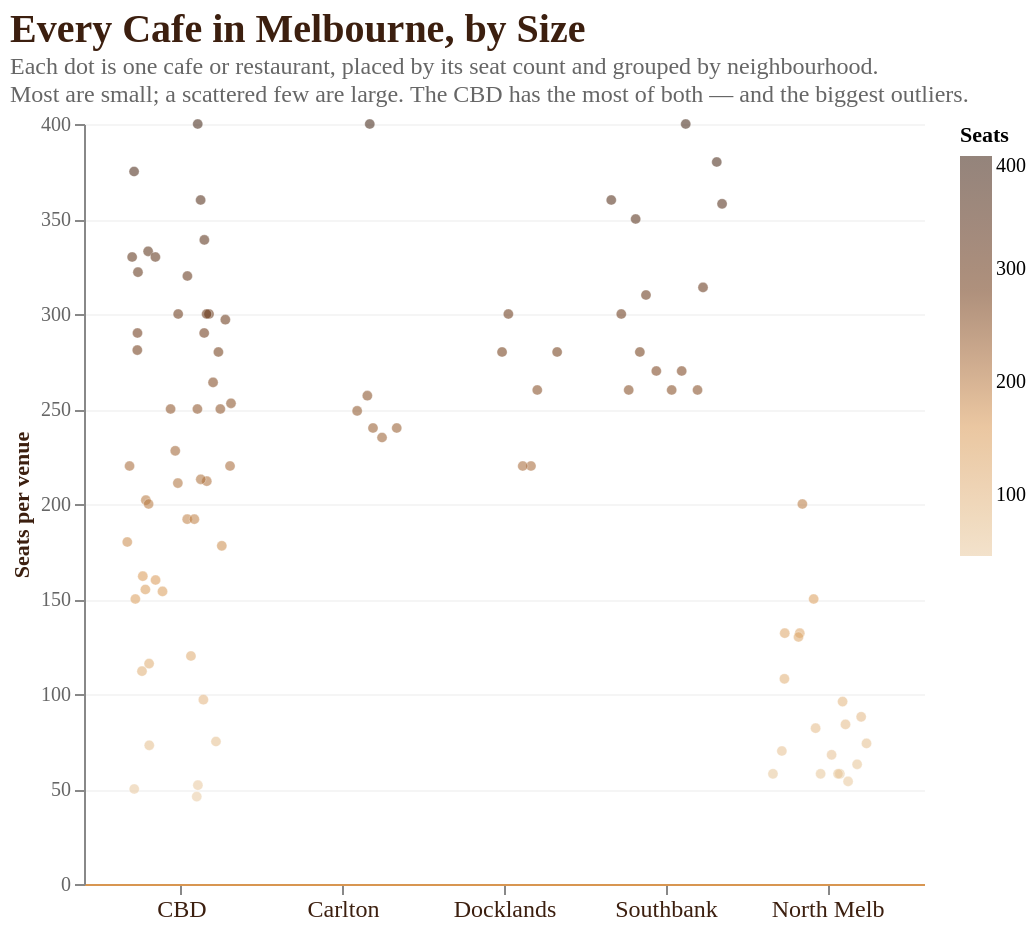

Source (Vega-Lite JSON):
### Vega-Lite specification from a JSON file in a GitHub repository (floating-point values rounded to 4 significant figures)
{"$schema": "https://vega.github.io/schema/vega-lite/v5.json", "title": {"text": "Every Cafe in Melbourne, by Size", "subtitle": ["Each dot is one cafe or restaurant, placed by its seat count and grouped by neighbourhood.", "Most are small; a scattered few are large. The CBD has the most of both — and the biggest outliers."], "anchor": "start", "fontSize": 20, "subtitleFontSize": 12, "subtitleColor": "#666", "color": "#3C1F0F", "font": "Georgia, Times New Roman, serif", "subtitleFont": "Georgia, Times New Roman, serif"}, "width": 420, "height": 380, "data": {"values": [{"name": "Noulboo Korean chicken & pork", "area": "Melbourne (CBD)", "seats": 46, "xband": 0, "jx": 0.098}, {"name": "The Fresh Collective", "area": "Melbourne (CBD)", "seats": 180, "xband": 0, "jx": -0.332}, {"name": "Taxi Kitchen", "area": "Melbourne (CBD)", "seats": 160, "xband": 0, "jx": -0.157}, {"name": "State Of Grace", "area": "Melbourne (CBD)", "seats": 297, "xband": 0, "jx": 0.275}, {"name": "Stubby Cafe Bar & Restaurant", "area": "Melbourne (CBD)", "seats": 50, "xband": 0, "jx": -0.289}, {"name": "Williams Bar & Café", "area": "Melbourne (CBD)", "seats": 116, "xband": 0, "jx": -0.197}, {"name": "Koffi Bar", "area": "Melbourne (CBD)", "seats": 52, "xband": 0, "jx": 0.105}, {"name": "Oh! Pho", "area": "Melbourne (CBD)", "seats": 73, "xband": 0, "jx": -0.196}, {"name": "Cuff", "area": "Melbourne (CBD)", "seats": 120, "xband": 0, "jx": 0.062}, {"name": "Magic Momo Kafe On Flinders", "area": "Melbourne (CBD)", "seats": 75, "xband": 0, "jx": 0.217}, {"name": "The Journal Cafe", "area": "Melbourne (CBD)", "seats": 97, "xband": 0, "jx": 0.139}, {"name": "Cafe Andiamo", "area": "Melbourne (CBD)", "seats": 112, "xband": 0, "jx": -0.241}, {"name": "Grill'd", "area": "Melbourne (CBD)", "seats": 154, "xband": 0, "jx": -0.114}, {"name": "Kisume", "area": "Melbourne (CBD)", "seats": 150, "xband": 0, "jx": -0.282}, {"name": "Axil Coffee Roasters", "area": "Melbourne (CBD)", "seats": 333, "xband": 0, "jx": -0.203}, {"name": "Vapiano", "area": "Melbourne (CBD)", "seats": 400, "xband": 0, "jx": 0.104}, {"name": "Kim Sing Restaurant", "area": "Melbourne (CBD)", "seats": 162, "xband": 0, "jx": -0.236}, {"name": "Brunetti Oro Flinders Lane", "area": "Melbourne (CBD)", "seats": 320, "xband": 0, "jx": 0.04}, {"name": "Spaghetti Tree", "area": "Melbourne (CBD)", "seats": 280, "xband": 0, "jx": 0.232}, {"name": "La Di Da", "area": "Melbourne (CBD)", "seats": 330, "xband": 0, "jx": -0.302}, {"name": "Grossi Florentino", "area": "Melbourne (CBD)", "seats": 264, "xband": 0, "jx": 0.199}, {"name": "Hofbrauhaus Restaurant", "area": "Melbourne (CBD)", "seats": 211, "xband": 0, "jx": -0.019}, {"name": "Bossley Bar & Restaurant", "area": "Melbourne (CBD)", "seats": 212, "xband": 0, "jx": 0.16}, {"name": "Arbory Bar and Eatery / Afloat", "area": "Melbourne (CBD)", "seats": 375, "xband": 0, "jx": -0.29}, {"name": "Chin Chin Restaurant", "area": "Melbourne (CBD)", "seats": 155, "xband": 0, "jx": -0.22}, {"name": "Yakimono", "area": "Melbourne (CBD)", "seats": 339, "xband": 0, "jx": 0.145}, {"name": "Tazio", "area": "Melbourne (CBD)", "seats": 322, "xband": 0, "jx": -0.266}, {"name": "Collins Kitchen", "area": "Melbourne (CBD)", "seats": 360, "xband": 0, "jx": 0.122}, {"name": "TGI Fridays Restaurant & Bar", "area": "Melbourne (CBD)", "seats": 330, "xband": 0, "jx": -0.158}, {"name": "Pepe's Italian & Liquor", "area": "Melbourne (CBD)", "seats": 290, "xband": 0, "jx": -0.269}, {"name": "China Bar", "area": "Melbourne (CBD)", "seats": 290, "xband": 0, "jx": 0.144}, {"name": "Red Spice Road", "area": "Melbourne (CBD)", "seats": 300, "xband": 0, "jx": 0.174}, {"name": "Secret Kitchen", "area": "Melbourne (CBD)", "seats": 300, "xband": 0, "jx": -0.017}, {"name": "Red Emperor In Chinatown", "area": "Melbourne (CBD)", "seats": 300, "xband": 0, "jx": 0.159}, {"name": "Vapiano Bourke Street Mall", "area": "Melbourne (CBD)", "seats": 253, "xband": 0, "jx": 0.31}, {"name": "Starbucks", "area": "Melbourne (CBD)", "seats": 228, "xband": 0, "jx": -0.035}, {"name": "Pretty Boy Italian Steak House", "area": "Melbourne (CBD)", "seats": 250, "xband": 0, "jx": -0.064}, {"name": "Surasang", "area": "Melbourne (CBD)", "seats": 250, "xband": 0, "jx": 0.102}, {"name": "Grill Steak Seafood", "area": "Melbourne (CBD)", "seats": 250, "xband": 0, "jx": 0.244}, {"name": "Henry and the Fox", "area": "Melbourne (CBD)", "seats": 281, "xband": 0, "jx": -0.27}, {"name": "Dosa Hut Melbourne CBD", "area": "Melbourne (CBD)", "seats": 178, "xband": 0, "jx": 0.253}, {"name": "Higher Ground", "area": "Melbourne (CBD)", "seats": 202, "xband": 0, "jx": -0.217}, {"name": "Bar Margaux", "area": "Melbourne (CBD)", "seats": 213, "xband": 0, "jx": 0.123}, {"name": "Shark Fin Inn City", "area": "Melbourne (CBD)", "seats": 220, "xband": 0, "jx": 0.304}, {"name": "Old Beijing", "area": "Melbourne (CBD)", "seats": 220, "xband": 0, "jx": -0.318}, {"name": "Ginza Teppanyaki Japanese Restaurant", "area": "Melbourne (CBD)", "seats": 200, "xband": 0, "jx": -0.2}, {"name": "Nelayan Indonesian Restaurant", "area": "Melbourne (CBD)", "seats": 192, "xband": 0, "jx": 0.039}, {"name": "Cecconi's Flinders Lane", "area": "Melbourne (CBD)", "seats": 192, "xband": 0, "jx": 0.083}, {"name": "Byblos Bar & Restaurant", "area": "Docklands", "seats": 280, "xband": 2, "jx": 2.329}, {"name": "Brunetti Classico Carlton", "area": "Carlton", "seats": 400, "xband": 1, "jx": 1.169}, {"name": "Tiamo", "area": "Carlton", "seats": 240, "xband": 1, "jx": 1.336}, {"name": "Universal Restaurant", "area": "Carlton", "seats": 240, "xband": 1, "jx": 1.189}, {"name": "Il Gambero", "area": "Carlton", "seats": 249, "xband": 1, "jx": 1.091}, {"name": "Johnny, Vince And Sam's", "area": "Carlton", "seats": 257, "xband": 1, "jx": 1.154}, {"name": "Market Cafe / Station Cafe / Mercury Restaurant", "area": "Carlton", "seats": 235, "xband": 1, "jx": 1.245}, {"name": "Waterfront (Southgate)", "area": "Southbank", "seats": 380, "xband": 3, "jx": 3.317}, {"name": "BangPop", "area": "Southbank", "seats": 360, "xband": 3, "jx": 2.664}, {"name": "Mr Hive Kitchen & Bar", "area": "Southbank", "seats": 358, "xband": 3, "jx": 3.35}, {"name": "Mesh", "area": "Southbank", "seats": 350, "xband": 3, "jx": 2.815}, {"name": "The General Assembly", "area": "Southbank", "seats": 314, "xband": 3, "jx": 3.232}, {"name": "Melbourne Cellar Door", "area": "Southbank", "seats": 310, "xband": 3, "jx": 2.879}, {"name": "Rockpool Bar & Grill Melbourne", "area": "Southbank", "seats": 300, "xband": 3, "jx": 2.726}, {"name": "The Meat & Wine Co", "area": "Southbank", "seats": 280, "xband": 3, "jx": 2.841}, {"name": "Hophaus", "area": "Southbank", "seats": 260, "xband": 3, "jx": 3.038}, {"name": "Bluetrain", "area": "Southbank", "seats": 260, "xband": 3, "jx": 2.772}, {"name": "Kitchen Workshop", "area": "Southbank", "seats": 260, "xband": 3, "jx": 3.198}, {"name": "Pure South Kitchen", "area": "Southbank", "seats": 270, "xband": 3, "jx": 2.943}, {"name": "Lucky Chan's", "area": "Southbank", "seats": 270, "xband": 3, "jx": 3.1}, {"name": "Ludlow Bar & Dining Room", "area": "Southbank", "seats": 400, "xband": 3, "jx": 3.125}, {"name": "Berth", "area": "Docklands", "seats": 300, "xband": 2, "jx": 2.027}, {"name": "Gold Leaf Harbour View Restaurant", "area": "Docklands", "seats": 260, "xband": 2, "jx": 2.206}, {"name": "Cargo", "area": "Docklands", "seats": 280, "xband": 2, "jx": 1.988}, {"name": "Almina @ Docklands", "area": "Docklands", "seats": 220, "xband": 2, "jx": 2.167}, {"name": "The Coffee Club", "area": "Docklands", "seats": 220, "xband": 2, "jx": 2.116}, {"name": "Roasting Warehouse", "area": "North Melbourne", "seats": 108, "xband": 4, "jx": 3.736}, {"name": "Auction Rooms Cafe", "area": "North Melbourne", "seats": 132, "xband": 4, "jx": 3.831}, {"name": "La Porchetta North Melbourne", "area": "North Melbourne", "seats": 130, "xband": 4, "jx": 3.823}, {"name": "Joe's Eatery", "area": "North Melbourne", "seats": 132, "xband": 4, "jx": 3.738}, {"name": "KATHMANDU BANQUET", "area": "North Melbourne", "seats": 200, "xband": 4, "jx": 3.847}, {"name": "Yeonga", "area": "North Melbourne", "seats": 150, "xband": 4, "jx": 3.917}, {"name": "BBQ Brothers 10", "area": "North Melbourne", "seats": 88, "xband": 4, "jx": 4.211}, {"name": "Code Black Howard Street", "area": "North Melbourne", "seats": 96, "xband": 4, "jx": 4.096}, {"name": "Ample Cafe Bar", "area": "North Melbourne", "seats": 63, "xband": 4, "jx": 4.186}, {"name": "Sosta Cucina", "area": "North Melbourne", "seats": 82, "xband": 4, "jx": 3.929}, {"name": "El Sabor", "area": "North Melbourne", "seats": 74, "xband": 4, "jx": 4.244}, {"name": "Maria's Trattoria", "area": "North Melbourne", "seats": 84, "xband": 4, "jx": 4.114}, {"name": "Errol's Cafe", "area": "North Melbourne", "seats": 70, "xband": 4, "jx": 3.72}, {"name": "New Lanna Thai", "area": "North Melbourne", "seats": 68, "xband": 4, "jx": 4.028}, {"name": "Snax Cafe", "area": "North Melbourne", "seats": 54, "xband": 4, "jx": 4.13}, {"name": "Toast Kitchen Cafe", "area": "North Melbourne", "seats": 58, "xband": 4, "jx": 3.96}, {"name": "Thyme Square", "area": "North Melbourne", "seats": 58, "xband": 4, "jx": 4.079}, {"name": "Dancing Flame Charcoal Grill", "area": "North Melbourne", "seats": 58, "xband": 4, "jx": 4.068}, {"name": "Gai Wong", "area": "North Melbourne", "seats": 58, "xband": 4, "jx": 3.665}]}, "layer": [{"mark": {"type": "circle", "size": 26, "opacity": 0.55, "stroke": "white", "strokeWidth": 0.3}, "encoding": {"x": {"field": "jx", "type": "quantitative", "scale": {"domain": [-0.6, 4.6]}, "axis": {"values": [0, 1, 2, 3, 4], "labelExpr": "['CBD','Carlton','Docklands','Southbank','North Melb'][datum.value]", "title": null, "labelFontSize": 12, "labelColor": "#3C1F0F", "grid": false, "domainColor": "#D89651"}}, "y": {"field": "seats", "type": "quantitative", "title": "Seats per venue", "axis": {"titleColor": "#3C1F0F", "labelColor": "#666", "grid": true, "gridColor": "#f5f5f5"}}, "color": {"field": "seats", "type": "quantitative", "scale": {"range": ["#E8C9A0", "#D89651", "#6B3410", "#3C1F0F"]}, "legend": {"title": "Seats", "orient": "right"}}, "tooltip": [{"field": "name", "type": "nominal", "title": "Venue"}, {"field": "area", "type": "nominal", "title": "Neighbourhood"}, {"field": "seats", "type": "quantitative", "title": "Seats"}]}}], "config": {"view": {"stroke": null}, "background": "transparent", "font": "Georgia, Times New Roman, serif"}}
